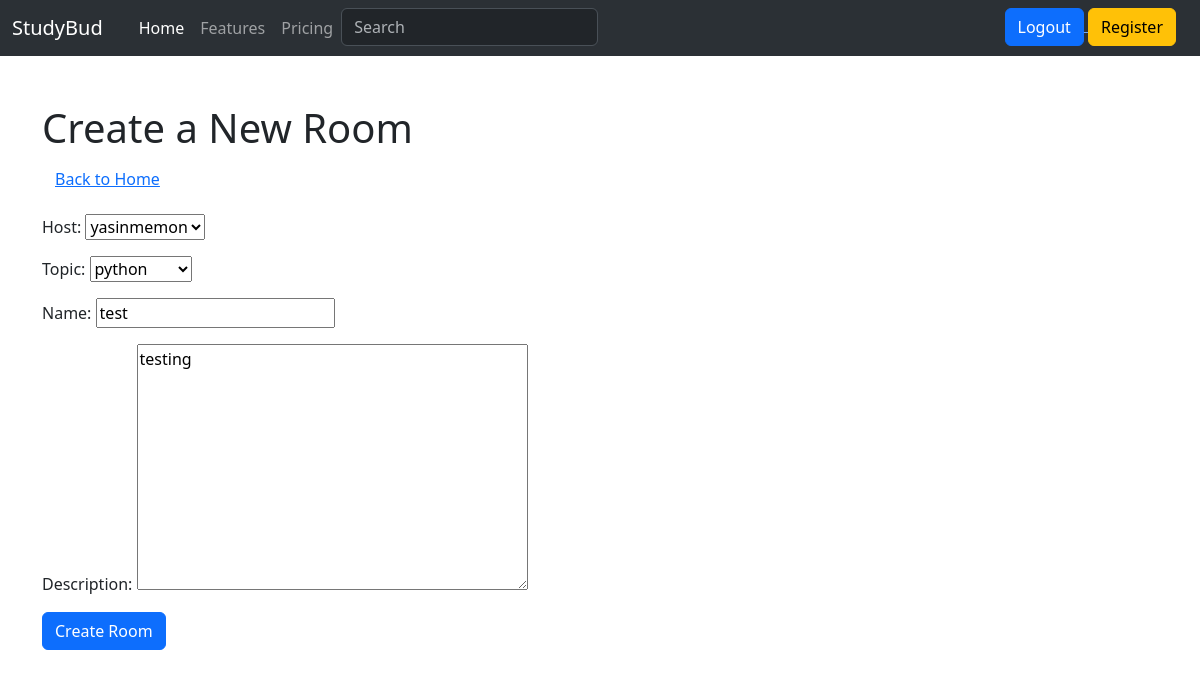
Page /update-room/5/ (signed in) on the committed database.
### base/models.py (models this page shows, shortened)
class Room(models.Model):
    host = models.ForeignKey(User, on_delete=models.SET_NULL, null=True)
    topic = models.ForeignKey(Topic, on_delete=models.SET_NULL, null=True)
    name = models.CharField(max_length=200)
    description = models.TextField(null=True, blank=True)
    updated = models.DateTimeField(auto_now=True)
    created = models.DateTimeField(auto_now_add=True)
    class Meta():
        ordering = ['-updated', '-created']

class Topic(models.Model):
    name = models.CharField(max_length=200)
    def __str__(self):
        return self.name

### base/views.py (the view)
# urls.py: path('update-room/<str:pk>/', views.updateRoom, name='update-room'),
@login_required(login_url='login')
def updateRoom(request, pk):
    room = Room.objects.get(id=pk)
    form = RoomForm(instance=room)
    if request.user != room.host:
        return HttpResponse("You are not allowed here!")
    if request.method == 'POST':
        form = RoomForm(request.POST, instance=room)
        if form.is_valid():
            form.save()
            return redirect('home')
    context = {'form': form}
    return render(request, 'base/room_form.html', context)

### base/forms.py
class RoomForm(ModelForm):
    class Meta:
        model = Room
        fields = '__all__'

### base/templates/base/room_form.html (shortened to what this page needs)
{% extends 'main.html' %}
{% block content %}
<div class="container">
    <h1 class="mt-5">Create a New Room</h1>
    <div>
        <a href="{% url 'home' %}" class="btn btn-link mb-3">Back to Home</a>
    </div>
    <form method="POST" action="">
        {{form.as_p}}
        <button type="submit" class="btn btn-primary">Create Room</button>
    </form>
</div>
{% endblock content %}

### rows in the picture
Room: host "yasinmemon", topic "python", description "testing"
Topic: name "test"
